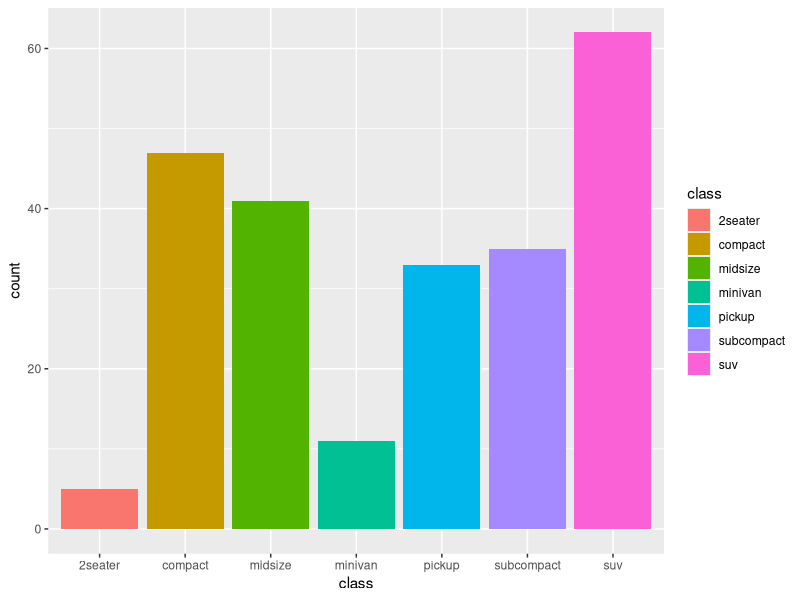
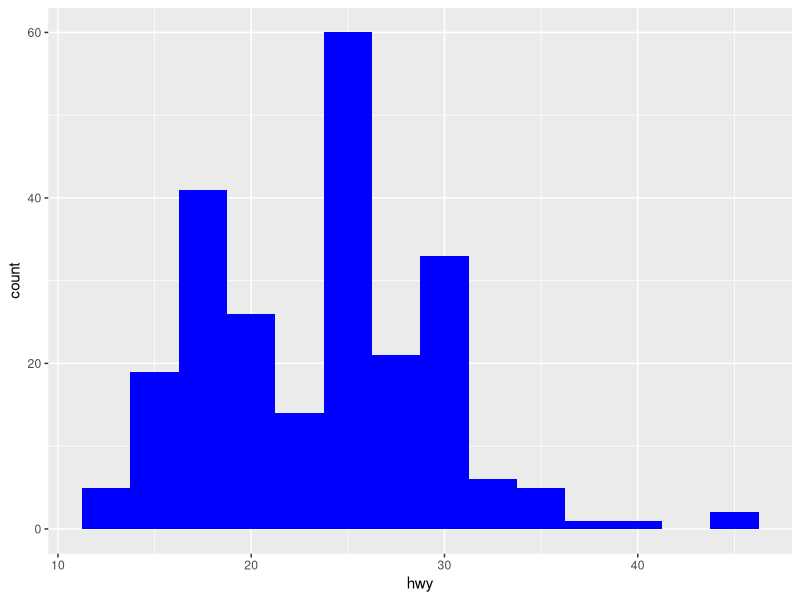
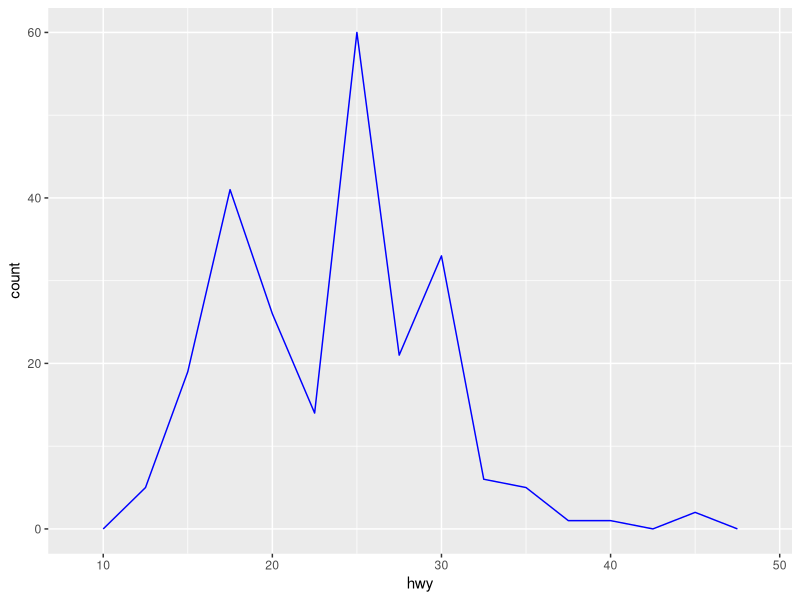
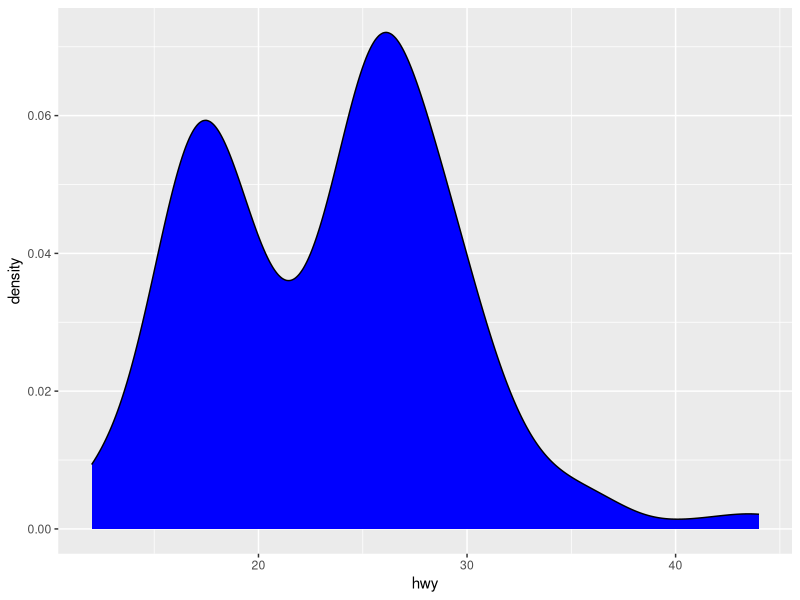
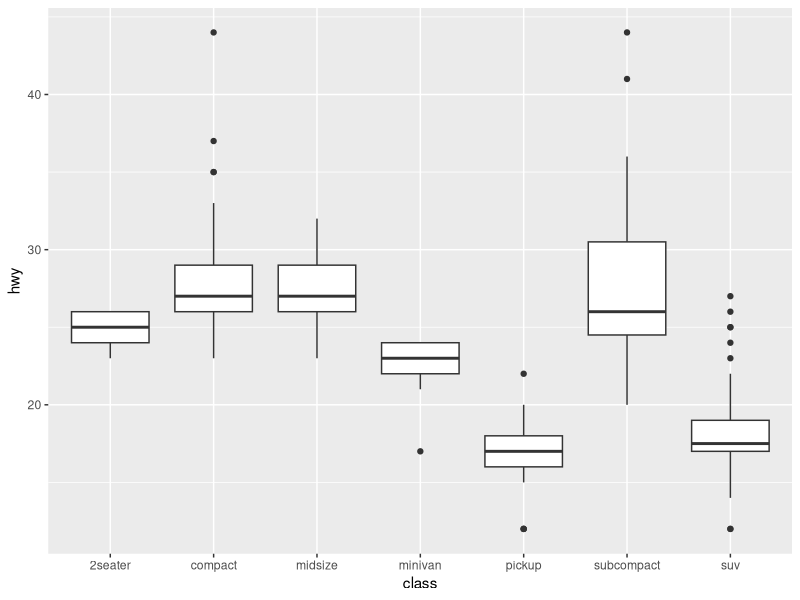
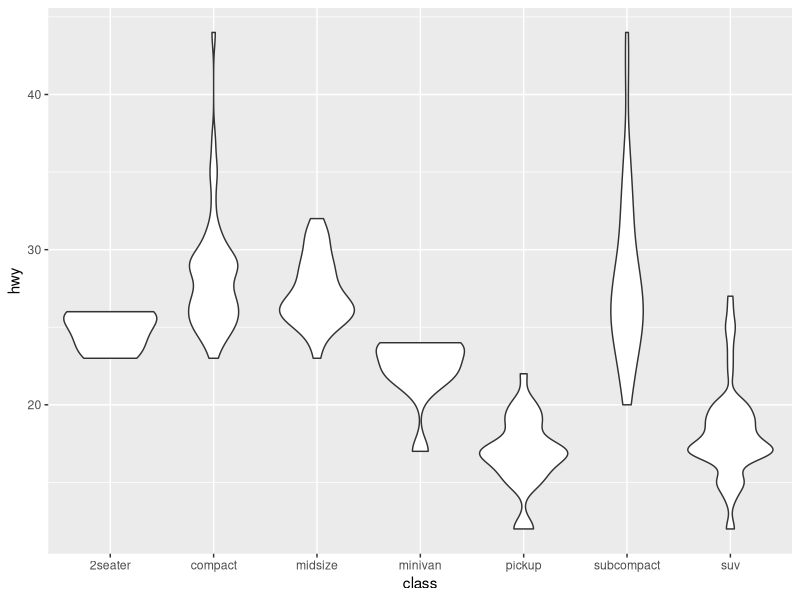
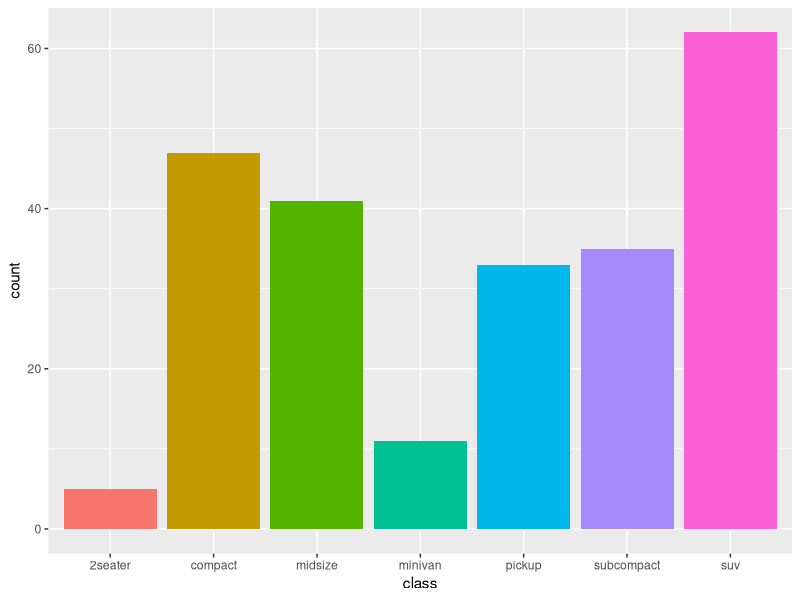
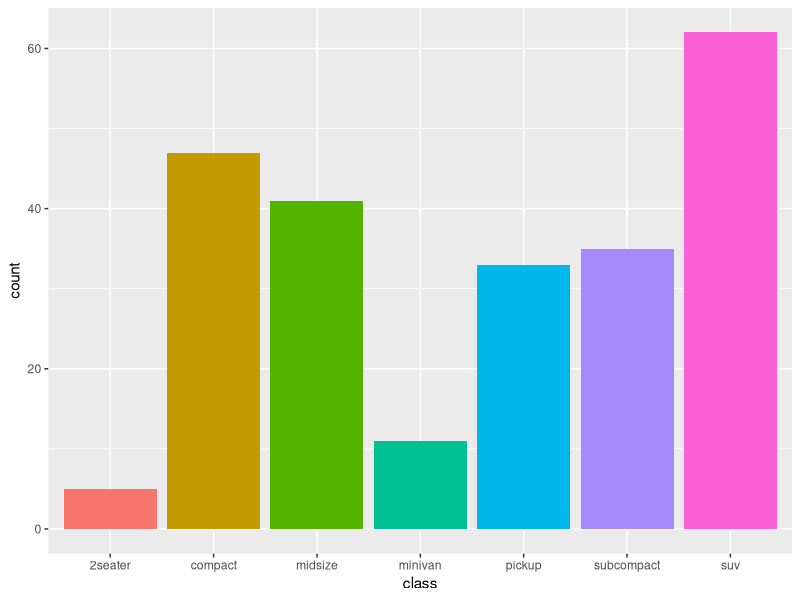

R code for these plots, in order:
## ---- chunk 1
knitr::opts_chunk$set(echo = TRUE, message = FALSE, warning = FALSE)
library(tidyverse)
## ---- chunk 2
ggplot(data = mpg, mapping = aes(x = class, fill = class)) +
  geom_bar()
## ---- chunk 3
ggplot(data = mpg, mapping = aes(x = hwy)) +
  geom_histogram(fill = "blue", binwidth = 2.5)
## ---- chunk 4
ggplot(data = mpg, mapping = aes(x = hwy)) +
  geom_freqpoly(color = "blue", binwidth = 2.5)
## ---- chunk 5
ggplot(data = mpg, mapping = aes(x = hwy)) +
  geom_density(fill = "blue")
## ---- chunk 6
ggplot(data = mpg, mapping = aes(x = class, y = hwy)) +
  geom_boxplot()
## ---- chunk 7
ggplot(data = mpg, mapping = aes(x = class, y = hwy)) +
  geom_violin()
## ---- chunk 8
ggplot(data = mpg, mapping = aes(x = class, fill = class)) +
  geom_bar(show.legend = FALSE)
## ---- chunk 9
class_count <- mpg %>% 
  group_by(class) %>% 
  summarize(count = n())
print(class_count)
ggplot(data = class_count, mapping = aes(x = class, y = count, fill = class)) +
  geom_col(show.legend = FALSE)
## ---- chunk 10
ggplot(data = mpg, mapping = aes(x = displ, y = hwy)) +
  geom_point() +
  geom_smooth()
## ---- chunk 11
ggplot(data = mpg, mapping = aes(x = displ, y = hwy)) +
  geom_point() +
  geom_smooth(method = "lm")
## ---- chunk 12
ggplot(data = diamonds, mapping = aes(x = cut, color = cut)) +
  geom_bar(show.legend = FALSE, size = 3)
## ---- chunk 13
ggplot(data = diamonds, mapping = aes(x = cut, fill = cut)) +
  geom_bar(show.legend = FALSE)
## ---- chunk 14
ggplot(data = diamonds, mapping = aes(x = cut, fill = clarity)) +
  geom_bar()
## ---- chunk 15
ggplot(data = diamonds, mapping = aes(x = cut, fill = clarity)) +
  geom_bar(alpha = 1/5, position = "identity")
## ---- chunk 16
ggplot(data = diamonds, mapping = aes(x = cut, fill = clarity)) +
  geom_bar(position = "fill")
## ---- chunk 17
ggplot(data = diamonds, mapping = aes(x = cut, fill = clarity)) +
  geom_bar(position = "dodge")
## ---- chunk 18
ggplot(data = mpg, mapping = aes(x = displ, y = hwy)) +
  geom_point() 
## ---- chunk 19
ggplot(data = mpg, mapping = aes(x = displ, y = hwy)) +
  geom_point(position = "jitter")
## ---- chunk 20
ggplot(data = mpg, mapping = aes(x = class, fill = drv)) +
  geom_bar(position = "dodge") +
  coord_flip()
## ---- chunk 21
ggplot(data = mpg, mapping = aes(x = class, y = hwy)) +
  geom_violin(fill = "lightgreen") +
  geom_boxplot(fill = "lightblue", width = 0.1) +
  coord_flip()
## ---- chunk 22
nz <- map_data("nz")

new_zealand <- ggplot(data = nz, aes(x = long, y = lat, group = group)) +
  geom_polygon(fill = "white", color = "black")

new_zealand

new_zealand +
  coord_quickmap()
## ---- chunk 23
ggplot(data = diamonds, mapping = aes(x = cut, fill = clarity)) +
  geom_bar(position = "dodge") +
  coord_flip() +
  facet_grid(vars(color))
